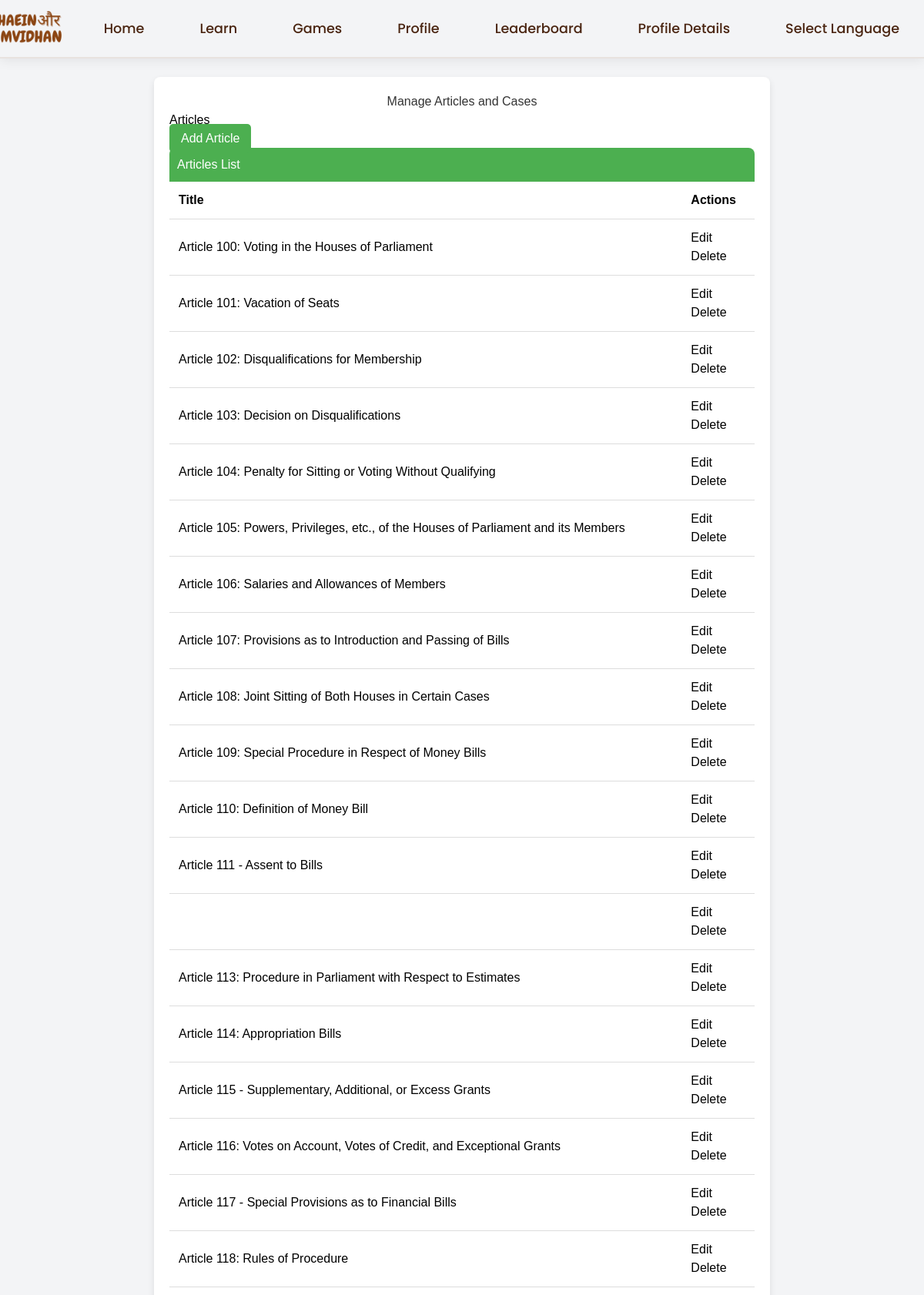
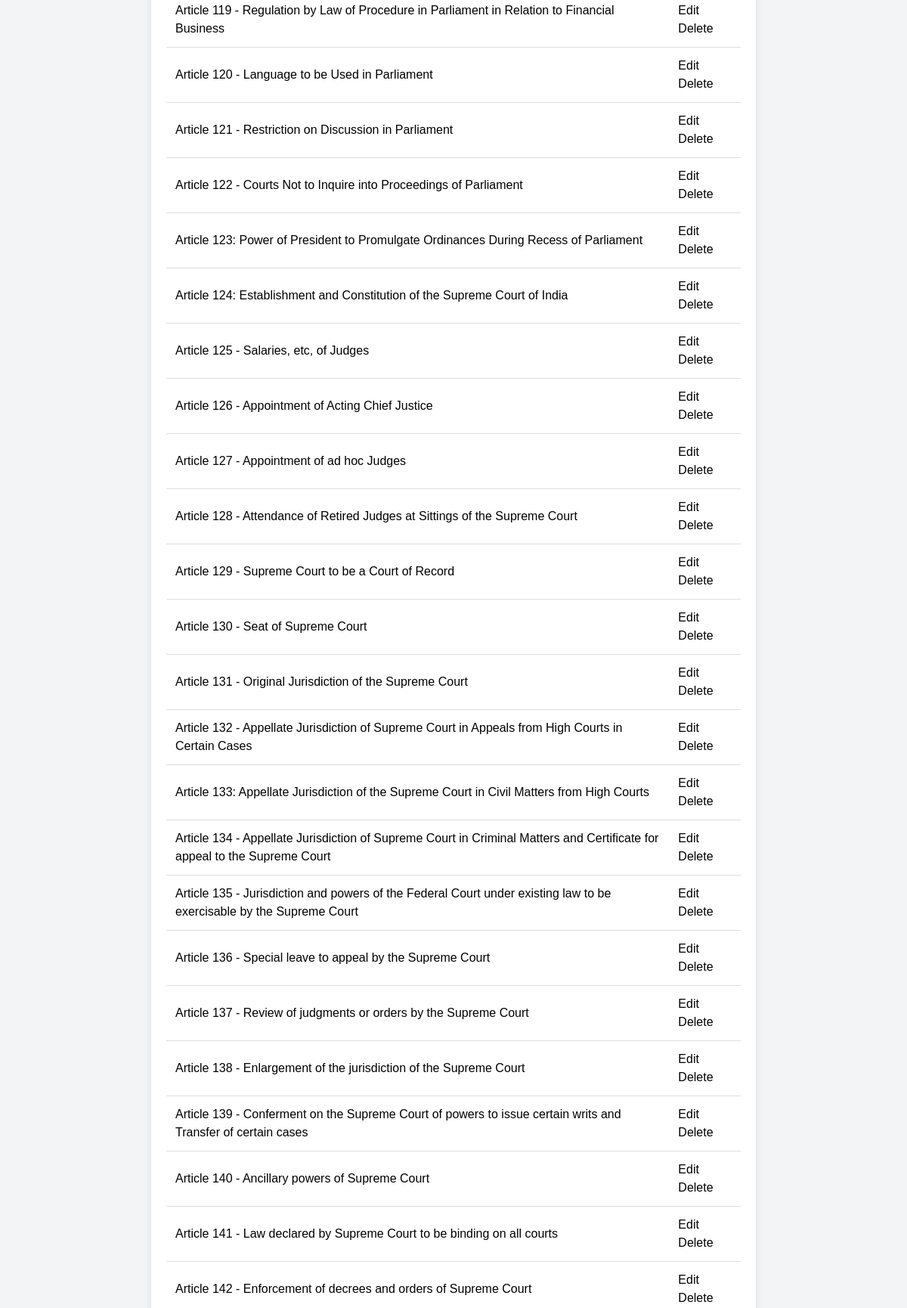
Screenshot of /housie-consti/manage/ (signed in, upper part) with the database file from the repository (2 pictures, top to bottom).
### housie_consti/models.py (models this page shows, shortened)
class Article(models.Model):
    PART_CHOICES = [
        (5, 'Part 5'),
        (6, 'Part 6'),
    ]
    TYPE_CHOICES = [
        ('JUD', 'Judiciary'),
        ('LEG', 'Legislative'),
        ('EXEC', 'Executive'),
    ]
    title = models.CharField(max_length=255, default='')
    content = models.TextField(default='')
    article_number = models.CharField(max_length=10, default='')
    part = models.IntegerField(choices=PART_CHOICES, default=5)
    type = models.CharField(max_length=4, choices=TYPE_CHOICES, default='LEG')
    class Meta:
        ordering = ['article_number']
        verbose_name = "Constitutional Article"
        verbose_name_plural = "Constitutional Articles"

### housie_consti/views.py (the view)
# urls.py: path('manage/', views.manage_content, name='manage_content'),
@login_required
def manage_content(request):
    articles = Article.objects.all()
    cases = Case.objects.all()
    return render(request, 'housie_consti/manage_content.html', {'articles': articles, 'cases': cases})

### users/templatetags/chat_widget.py (called while the page is built)
@register.inclusion_tag('users/chat_widget.html', takes_context=True)
def chat_widget(context):
    return {
        'request': context.get('request'),
    }

### housie_consti/templates/housie_consti/manage_content.html (shortened to what this page needs)
{% extends 'base.html' %}
{% load static %}
{% block content %}
<div class="table-container">
    <h2>Manage Articles and Cases</h2>
    <div>
        <h3>Articles</h3>
        <a href="{% url 'housie_consti:add_article' %}" class="btn">Add Article</a>
        <div id="articles" class="drag-drop-container">
            <div class="table-header">Articles List</div>
            <table class="table">
                <thead>
                    <tr>
                        <th>Title</th>
                        <th>Actions</th>
                    </tr>
                </thead>
                <tbody>
                    {% for article in articles %}
                    <tr class="drag-drop" data-id="{{ article.id }}">
                        <td>{{ article.title }}</td>
                        <td>
                            <a href="{% url 'housie_consti:edit_article' article.id %}">Edit</a>
                            <a href="{% url 'housie_consti:delete_article' article.id %}">Delete</a>
                        </td>
                    </tr>
                    {% endfor %}
                </tbody>
            </table>
        </div>
    </div>
</div>
{% endblock %}

### users/templates/base.html (style rules this page uses)
body { padding-top: 80px; }
* { cursor: auto !important; }
body { top: 0 !important; position: static !important; }
body { top: 0 !important; }

### housie_consti/templates/housie_consti/manage_content.html (style rules this page uses)
body { font-family: 'Arial', sans-serif; background-color: #f0f4f8; }
h2 { color: #333; text-align: center; }
.table-container { max-width: 800px; margin: 20px auto; background: white; border-radius: 8px; box-shadow: 0 4px 8px rgba(0, 0, 0, 0.1); padding: 20px; }
.table-header { background-color: #4CAF50; color: white; padding: 10px; border-radius: 8px 8px 0 0; }
.table { width: 100%; border-collapse: collapse; }
.table th, .table td { padding: 12px; text-align: left; border-bottom: 1px solid #ddd; }
.btn { background-color: #4CAF50; color: white; padding: 10px 15px; border: none; border-radius: 5px; cursor: pointer; text-decoration: none; }
.drag-drop { cursor: move; }

### rows the page displays
Article: title "Article 100: Voting in the Houses of Parliament"
Article: title "Article 101: Vacation of Seats"
Article: title "Article 102: Disqualifications for Membership"
Article: title "Article 103: Decision on Disqualifications"
Article: title "Article 104: Penalty for Sitting or Voting Without Qualifying"
Article: title "Article 105: Powers, Privileges, etc., of the Houses of Parliament and its Members"
Article: title "Article 106: Salaries and Allowances of Members"
Article: title "Article 107: Provisions as to Introduction and Passing of Bills"
Article: title "Article 108: Joint Sitting of Both Houses in Certain Cases"
Article: title "Article 109: Special Procedure in Respect of Money Bills"
Article: title "Article 110: Definition of Money Bill"
Article: title "Article 111 - Assent to Bills"
Article: title "Article 113: Procedure in Parliament with Respect to Estimates"
Article: title "Article 114: Appropriation Bills"
Article: title "Article 115 - Supplementary, Additional, or Excess Grants"
Article: title "Article 116: Votes on Account, Votes of Credit, and Exceptional Grants"
Article: title "Article 117 - Special Provisions as to Financial Bills"
Article: title "Article 118: Rules of Procedure"
Article: title "Article 119 - Regulation by Law of Procedure in Parliament in Relation to Financial Business"
Article: title "Article 120 - Language to be Used in Parliament"
Article: title "Article 121 - Restriction on Discussion in Parliament"
Article: title "Article 122 - Courts Not to Inquire into Proceedings of Parliament"
Article: title "Article 123: Power of President to Promulgate Ordinances During Recess of Parliament"
Article: title "Article 124: Establishment and Constitution of the Supreme Court of India"
Article: title "Article 125 - Salaries, etc, of Judges"
Article: title "Article 126 - Appointment of Acting Chief Justice"
Article: title "Article 127 - Appointment of ad hoc Judges"
Article: title "Article 128 - Attendance of Retired Judges at Sittings of the Supreme Court"
Article: title "Article 129 - Supreme Court to be a Court of Record"
Article: title "Article 130 - Seat of Supreme Court"
Article: title "Article 131 - Original Jurisdiction of the Supreme Court"
Article: title "Article 132 - Appellate Jurisdiction of Supreme Court in Appeals from High Courts in Certain Cases"
Article: title "Article 133: Appellate Jurisdiction of the Supreme Court in Civil Matters from High Courts"
Article: title "Article 134 - Appellate Jurisdiction of Supreme Court in Criminal Matters and Certificate for appeal to the Supreme Court"
Article: title "Article 135 - Jurisdiction and powers of the Federal Court under existing law to be exercisable by the Supreme Court"
Article: title "Article 136 - Special leave to appeal by the Supreme Court"
Article: title "Article 137 - Review of judgments or orders by the Supreme Court"
Article: title "Article 138 - Enlargement of the jurisdiction of the Supreme Court"
Article: title "Article 139 - Conferment on the Supreme Court of powers to issue certain writs and Transfer of certain cases"
Article: title "Article 140 - Ancillary powers of Supreme Court"
Article: title "Article 141 - Law declared by Supreme Court to be binding on all courts"
Article: title "Article 142 - Enforcement of decrees and orders of Supreme Court"
